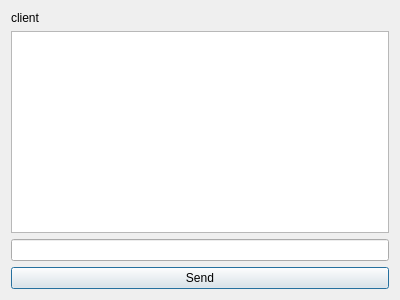
<?xml version="1.0" encoding="UTF-8"?>
<ui version="4.0">
 <class>Dialog</class>
 <widget class="QDialog" name="Dialog">
  <property name="geometry">
   <rect>
    <x>0</x>
    <y>0</y>
    <width>400</width>
    <height>300</height>
   </rect>
  </property>
  <property name="windowTitle">
   <string>Dialog</string>
  </property>
  <layout class="QVBoxLayout" name="verticalLayout">
   <item>
    <widget class="QLabel" name="label">
     <property name="text">
      <string>client</string>
     </property>
    </widget>
   </item>
   <item>
    <widget class="QTextEdit" name="textEditmessage"/>
   </item>
   <item>
    <widget class="QLineEdit" name="lineEditmessage"/>
   </item>
   <item>
    <widget class="QPushButton" name="sendButton">
     <property name="text">
      <string>Send</string>
     </property>
    </widget>
   </item>
  </layout>
 </widget>
 <resources/>
 <connections/>
</ui>
